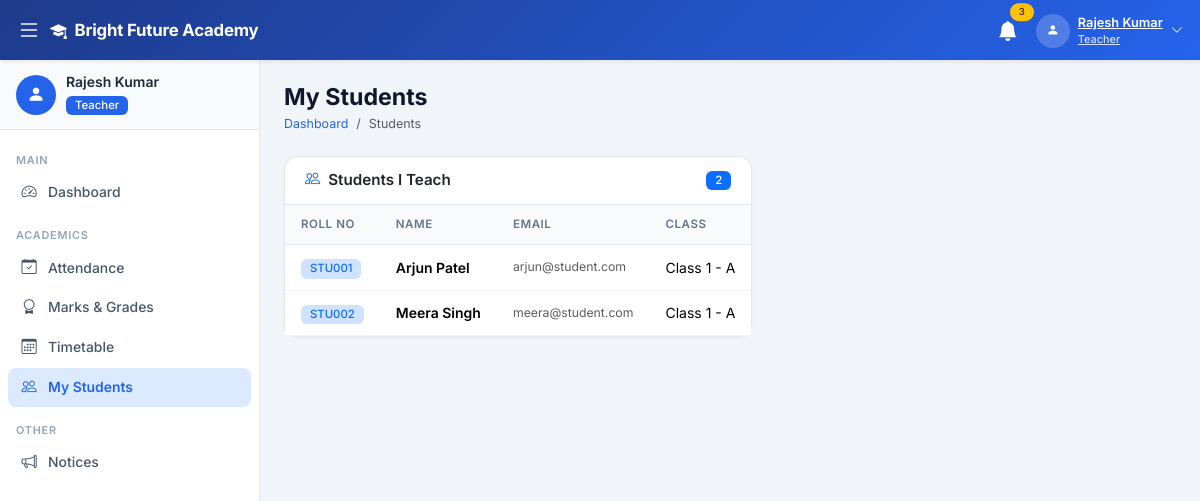
Screenshot of /teacher/students.php (signed in) with the database file from the repository.
### tables this page shows
CREATE TABLE IF NOT EXISTS settings (
    id INT AUTO_INCREMENT PRIMARY KEY,
    setting_key VARCHAR(100) UNIQUE NOT NULL,
    setting_value TEXT,
    setting_group VARCHAR(50) DEFAULT 'general',
    updated_at TIMESTAMP DEFAULT CURRENT_TIMESTAMP ON UPDATE CURRENT_TIMESTAMP
);

CREATE TABLE IF NOT EXISTS students (
    id INT AUTO_INCREMENT PRIMARY KEY,
    user_id INT UNIQUE NOT NULL,
    admission_id INT,
    roll_number VARCHAR(20) UNIQUE NOT NULL,
    class_id INT NOT NULL,
    parent_name VARCHAR(100),
    parent_phone VARCHAR(20),
    parent_email VARCHAR(100),
    date_of_birth DATE,
    gender ENUM('Male','Female','Other'),
    blood_group VARCHAR(5),
    admission_date DATE DEFAULT (CURRENT_DATE),
    created_at TIMESTAMP DEFAULT CURRENT_TIMESTAMP,
    FOREIGN KEY (user_id) REFERENCES users(id) ON DELETE CASCADE,
    FOREIGN KEY (class_id) REFERENCES classes(id) ON DELETE CASCADE,
    FOREIGN KEY (admission_id) REFERENCES admissions(id) ON DELETE SET NULL
);

CREATE TABLE IF NOT EXISTS users (
    id INT AUTO_INCREMENT PRIMARY KEY,
    name VARCHAR(100) NOT NULL,
    email VARCHAR(100) UNIQUE NOT NULL,
    password VARCHAR(255) NOT NULL,
    role ENUM('developer','admin','teacher','student') NOT NULL,
    phone VARCHAR(20),
    address TEXT,
    profile_pic VARCHAR(255) DEFAULT 'default.png',
    status ENUM('active','inactive') DEFAULT 'active',
    created_at TIMESTAMP DEFAULT CURRENT_TIMESTAMP
);

CREATE TABLE IF NOT EXISTS classes (
    id INT AUTO_INCREMENT PRIMARY KEY,
    class_name VARCHAR(50) NOT NULL,
    section VARCHAR(10) NOT NULL,
    class_teacher_id INT,
    seats INT DEFAULT 40,
    created_at TIMESTAMP DEFAULT CURRENT_TIMESTAMP,
    UNIQUE KEY uq_class_section (class_name, section)
);

### config/db.php (called while the page is built, shortened)
<?php
function getDB() {
    static $conn = null;
    if ($conn === null) {
        $conn = new mysqli(DB_HOST, DB_USER, DB_PASS, DB_NAME);
        $conn->set_charset('utf8mb4');
    }
    return $conn;
}
function getSetting($key, $default = '') {
    $db  = getDB();
    $key = $db->real_escape_string($key);
    $res = $db->query("SELECT setting_value FROM settings WHERE setting_key='$key' LIMIT 1");
    if ($res && $res->num_rows > 0) {
        return $res->fetch_assoc()['setting_value'];
    }
    return $default;
}

### teacher/students.php (the view, shortened to what this page needs)
<?php
require_once '../config/db.php';
$db = getDB();
$uid = (int)$_SESSION['user_id'];
$teacher = $db->query("SELECT t.id FROM teachers t WHERE t.user_id=$uid")->fetch_assoc();
$tid = (int)($teacher['id'] ?? 0);
$students = $db->query("SELECT DISTINCT s.*,u.name,u.email,c.class_name,c.section FROM students s JOIN users u ON s.user_id=u.id JOIN classes c ON s.class_id=c.id JOIN subjects sub ON sub.class_id=c.id WHERE sub.teacher_id=$tid ORDER BY c.class_name,s.roll_number");
?>
<?php include '../includes/header.php'; ?>
<?php include '../includes/sidebar.php'; ?>
<div class="main-content" id="mainContent"><div class="sidebar-overlay" id="sidebarOverlay"></div>
<div class="page-header"><h2>My Students</h2><nav><ol class="breadcrumb mb-0"><li class="breadcrumb-item"><a href="dashboard.php">Dashboard</a></li><li class="breadcrumb-item active">Students</li></ol></nav></div>
<div class="card">
    <div class="card-header d-flex justify-content-between"><h6 class="card-title"><i class="bi bi-people me-2 text-primary"></i>Students I Teach</h6><span class="badge bg-primary"><?= $students->num_rows ?></span></div>
    <div class="table-responsive"><table class="table">
        <thead><tr><th>Roll No</th><th>Name</th><th>Email</th><th>Class</th></tr></thead>
        <tbody>
        <?php while ($s=$students->fetch_assoc()): ?>
        <tr><td><span class="badge bg-primary-subtle text-primary"><?= htmlspecialchars($s['roll_number']) ?></span></td><td class="fw-600"><?= htmlspecialchars($s['name']) ?></td><td class="text-muted small"><?= htmlspecialchars($s['email']) ?></td><td><?= htmlspecialchars($s['class_name'].' - '.$s['section']) ?></td></tr>
        <?php endwhile; ?>
        </tbody>
    </table></div>
</div>
</div>
<?php include '../includes/footer.php'; ?>

### includes/header.php (shortened to what this page needs)
<!DOCTYPE html>
<html lang="en">
<head>
    <link href="https://cdn.jsdelivr.net/npm/bootstrap@5.3.2/dist/css/bootstrap.min.css" rel="stylesheet">
    <link href="https://cdn.jsdelivr.net/npm/bootstrap-icons@1.11.3/font/bootstrap-icons.css" rel="stylesheet">
    <link href="<?= APP_URL ?>/assets/css/style.css" rel="stylesheet">
</head>
<body>
<?php
$role        = $_SESSION['role'] ?? '';
$navGradient = [
    'developer' => 'background:linear-gradient(135deg,#4c1d95,#7c3aed)',
    'admin'     => 'background:linear-gradient(135deg,#991b1b,#dc2626)',
    'teacher'   => 'background:linear-gradient(135deg,#1e3a8a,#2563eb)',
    'student'   => 'background:linear-gradient(135deg,#14532d,#16a34a)',
];
$navStyle = $navGradient[$role] ?? $navGradient['admin'];
?>
<nav class="navbar navbar-dark fixed-top shadow-sm" id="topNav" style="<?= $navStyle ?>;height:var(--nav-h)">
    <div class="container-fluid">
        <button class="btn btn-link text-white me-1 p-1" id="sidebarToggle">
            <i class="bi bi-list fs-4"></i>
        </button>
        <a class="navbar-brand fw-700 d-flex align-items-center gap-2" href="<?= APP_URL ?>">
            <i class="bi bi-mortarboard-fill"></i>
            <span><?= htmlspecialchars(getSetting('school_name', APP_NAME)) ?></span>
        </a>
        <div class="ms-auto d-flex align-items-center gap-2">
            <div class="dropdown">
                <button class="btn btn-link text-white position-relative p-1" data-bs-toggle="dropdown">
                    <i class="bi bi-bell-fill fs-5"></i>
                    <span class="position-absolute top-0 start-100 translate-middle badge rounded-pill bg-warning text-dark" style="font-size:.6rem">3</span>
                </button>
            </div>
            <div class="dropdown">
                <button class="btn btn-link text-white d-flex align-items-center gap-2 p-1" data-bs-toggle="dropdown">
                    <div class="avatar-circle">
                        <i class="bi bi-person-fill small"></i>
                    </div>
                    <div class="d-none d-md-block text-start">
                        <div class="fw-600" style="font-size:.8rem;line-height:1.2"><?= htmlspecialchars(mb_strimwidth($_SESSION['name'] ?? 'User', 0, 18, '...')) ?></div>
                        <div style="font-size:.68rem;opacity:.8"><?= ucfirst($role) ?></div>
                    </div>
                    <i class="bi bi-chevron-down small d-none d-md-inline"></i>
                </button>
            </div>
        </div>
    </div>
</nav>
<div class="wrapper d-flex">

### assets/css/style.css (style rules this page uses)
:root { --sidebar-w: 260px; --sidebar-sm: 68px; --nav-h: 60px; --primary: #2563eb; --primary-dark: #1d4ed8; --success: #16a34a; --warning: #d97706; --danger: #dc2626; --info: #0891b2; --body-bg: #f1f5f9; --card-bg: #ffffff; --border: #e2e8f0; --text-muted: #64748b; --dev-color: #7c3aed; }
*, *::before, *::after { box-sizing: border-box; }
body { font-family: 'Inter', -apple-system, BlinkMacSystemFont, 'Segoe UI', sans-serif; background: var(--body-bg); color: #1e293b; overflow-x: hidden; }
#topNav { height: var(--nav-h); z-index: 1050; }
.navbar-brand { font-size: 1.05rem; letter-spacing: -.2px; }
.avatar-circle { width: 34px; height: 34px; border-radius: 50%; background: rgba(255,255,255,.2); display: flex; align-items: center; justify-content: center; }
.wrapper { margin-top: var(--nav-h); }
.main-content { margin-left: var(--sidebar-w); min-height: calc(100vh - var(--nav-h)); padding: 24px; transition: margin-left .25s ease; }
.page-header { margin-bottom: 22px; }
.page-header h2 { font-size: 1.45rem; font-weight: 700; color: #0f172a; margin: 0; }
.page-header .breadcrumb { font-size: .78rem; margin: 3px 0 0; }
.page-header .breadcrumb-item a { color: var(--primary); text-decoration: none; }
.card { border: 1px solid var(--border); border-radius: 14px; background: #fff; box-shadow: 0 1px 3px rgba(0,0,0,.05); }
.card-header { background: #fff; border-bottom: 1px solid var(--border); padding: 14px 20px; border-radius: 14px 14px 0 0 !important; }
.card-title { font-size: .95rem; font-weight: 600; margin: 0; }
.table { font-size: .875rem; margin: 0; }
.table th { background: #f8fafc; font-size: .72rem; font-weight: 600; text-transform: uppercase; letter-spacing: .05em; color: var(--text-muted); padding: 11px 16px; border-bottom: 1px solid var(--border); }
.table td { padding: 11px 16px; vertical-align: middle; border-color: #f1f5f9; }
.badge { font-weight: 500; padding: 4px 9px; border-radius: 6px; font-size: .71rem; }
.btn { border-radius: 8px; font-weight: 500; font-size: .875rem; }
.fw-600 { font-weight: 600; }
.fw-700 { font-weight: 700; }

### rows the page displays
settings: setting_value "Bright Future Academy"
students: roll_number "STU001", user.name "Arjun Patel", user.email "arjun@student.com", class.section "Class 1 - A"
students: roll_number "STU002", user.name "Meera Singh", user.email "meera@student.com", class.section "Class 1 - A"

### other values shown
mb_strimwidth($_SESSION['name'] ?? 'User', 0, 18, '...') "Rajesh Kumar"
$role "Teacher"
mb_strimwidth($_SESSION['name'] ?? '', 0, 22, '...') "Rajesh Kumar"
$label "Dashboard Attendance Marks & Grades Timetable My Students Notices"
$students->num_rows "2"
